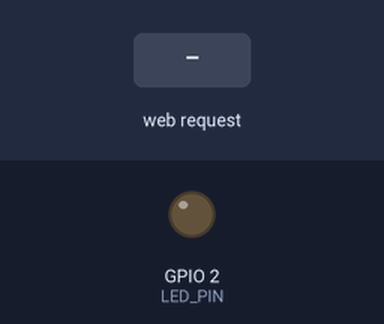
The sketch below on a simulated ESP32. Shown: output pins drawn as LEDs (lit = HIGH). The inputs (shaded band) are chosen by the test bench. WiFi joins after 1.5 s; servers stay silent unless stated; what the sketch prints to the serial monitor is not drawn.

Above: at 2.7 s.
2.8 s: HTTP request GET /pwm?value=1 received
At 3.5 s:
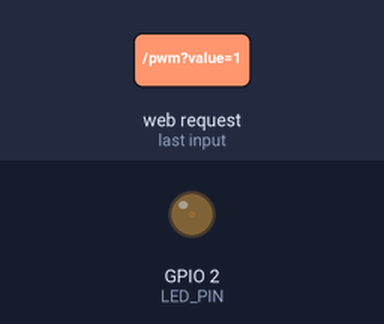
4.3 s: HTTP request GET /pwm?value=120 received
At 4.6 s:
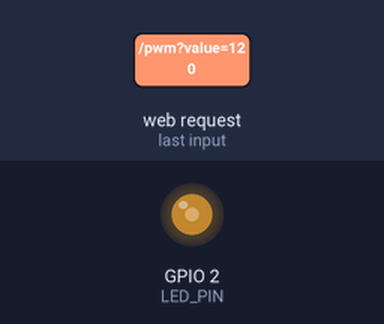
Timing chart, 0 to 7.3 s (numbered marks = the images above; inputs shaded):
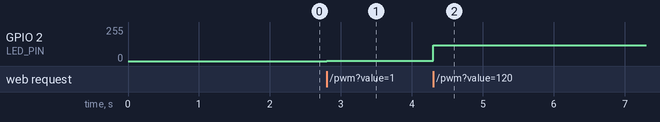

Measured:
- after the input at 2.8 s, GPIO 2 (LED_PIN): 0/255 → 1/255 at once
- after the input at 4.3 s, GPIO 2 (LED_PIN): 1/255 → 120/255 at once

The sketch:

sketch_apr6a.ino
```cpp
#include <WiFi.h>
#include <WebServer.h>

const char* ssid = "QinHX";
const char* password = "123456789";
const int LED_PIN = 2;

WebServer server(80);

String makePage() {
  String html = R"rawliteral(
<!DOCTYPE html>
<html lang="zh-CN">
<head>
  <meta charset="UTF-8">
  <meta name="viewport" content="width=device-width, initial-scale=1.0">
  <title>Web无极调光器</title>
  <style>
    body { font-family: Arial; text-align: center; margin-top: 50px; }
    input[type=range] { width: 80%; max-width: 300px; }
  </style>
</head>
<body>
  <h2>ESP32 无极调光器</h2>
  <p>当前亮度: <span id="pwmValue">0</span></p>

  <input type="range" min="0" max="255" value="0" id="slider" oninput="sendPWM(this.value)">

  <script>
    function sendPWM(val) {
      document.getElementById("pwmValue").innerText = val; // 更新网页显示的数值
      fetch(`/pwm?value=${val}`); // 向ESP32发送形如 /pwm?value=128 的请求
    }
  </script>
</body>
</html>
)rawliteral";
  return html;
}

void handleRoot() {
  server.send(200, "text/html; charset=UTF-8", makePage());
}

void handlePWM() {
  if (server.hasArg("value")) {
    int pwmValue = server.arg("value").toInt();

    analogWrite(LED_PIN, pwmValue);

    server.send(200, "text/plain", "OK");
  } else {
    server.send(400, "text/plain", "Error: No value provided");
  }
}

void setup() {
  Serial.begin(115200);

  pinMode(LED_PIN, OUTPUT);
  analogWrite(LED_PIN, 0);

  WiFi.begin(ssid, password);
  Serial.print("正在连接 WiFi");
  while (WiFi.status() != WL_CONNECTED) {
    delay(500);
    Serial.print(".");
  }
  Serial.println("\nWiFi 连接成功！");
  Serial.print("请在手机或电脑浏览器输入以下地址: http://");
  Serial.println(WiFi.localIP());

  server.on("/", handleRoot);
  server.on("/pwm", handlePWM);

  server.begin();
}

void loop() {
  server.handleClient();
}
```
